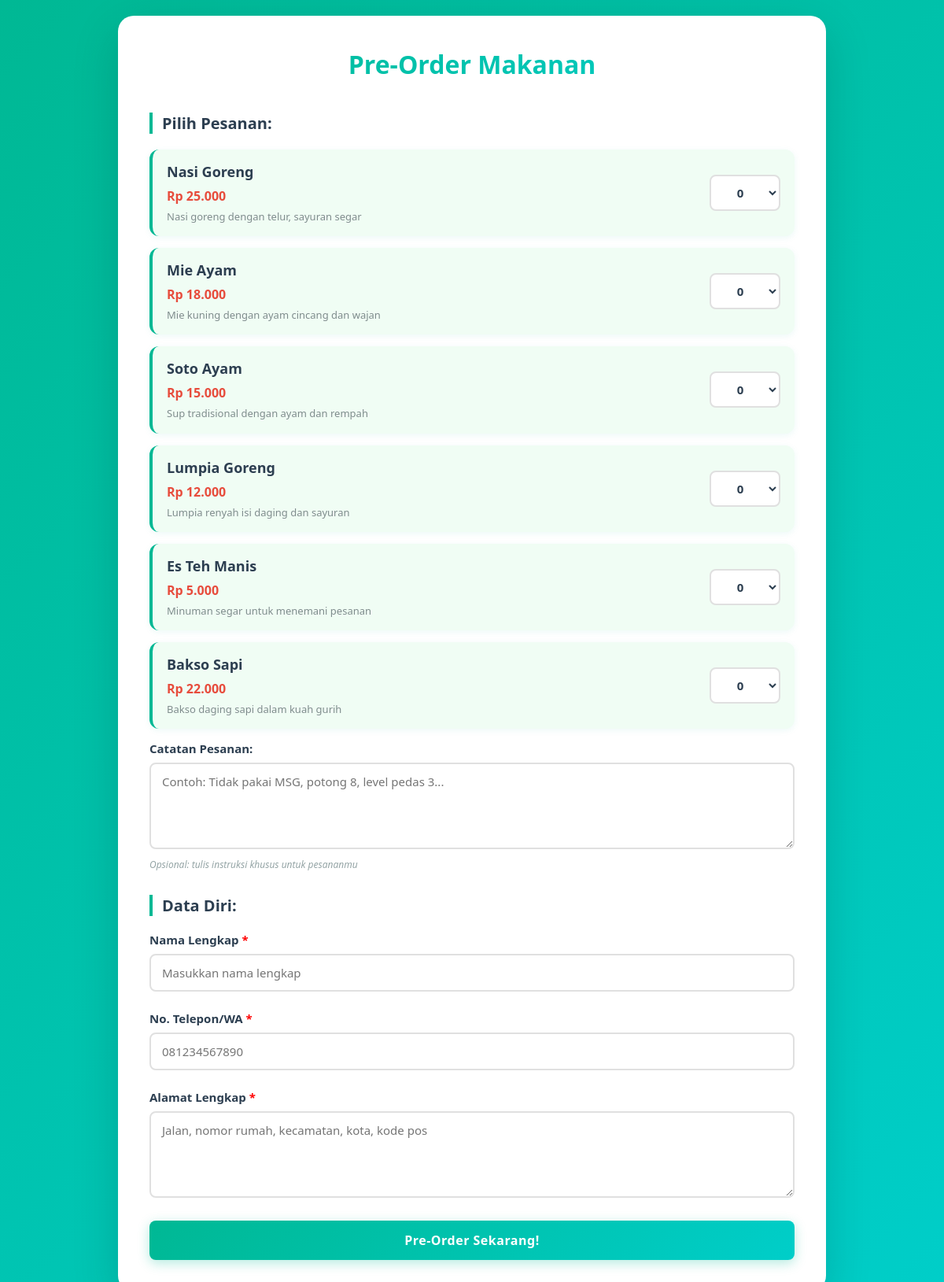
The page / on the database its author committed.
### tables this page shows
CREATE TABLE IF NOT EXISTS produk (
    id INT AUTO_INCREMENT PRIMARY KEY,
    nama VARCHAR(100) NOT NULL,
    harga INT NOT NULL,
    deskripsi TEXT,
    created_at TIMESTAMP DEFAULT CURRENT_TIMESTAMP
);

### index.php (the view, shortened to what this page needs)
<?php
require_once 'koneksi.php';
$query = "SELECT * FROM produk ORDER BY id ASC";
$result = $conn->query($query);
$produk_list = [];
if ($result->num_rows > 0) {
    while ($row = $result->fetch_assoc()) {
        $produk_list[] = $row;
    }
}
?>
<!DOCTYPE html>
<html lang="id">
<head>
    <link rel="stylesheet" href="css/style.css?v=2.0">
</head>
<body>
    <div class="container">
        <h1>Pre-Order Makanan</h1>
        <form action="proses.php" method="POST" onsubmit="return validateForm()">
            <h3>Pilih Pesanan:</h3>
            <?php foreach ($produk_list as $produk): ?>
            <div class="produk">
                <div class="produk-info">
                    <div class="produk-nama"><?= htmlspecialchars($produk['nama']) ?></div>
                    <div class="produk-harga">Rp <?= number_format($produk['harga'], 0, ',', '.') ?></div>
                    <?php if (!empty($produk['deskripsi'])): ?>
                        <div class="produk-deskripsi"><?= htmlspecialchars($produk['deskripsi']) ?></div>
                    <?php endif; ?>
                </div>
                <div>
                    <select name="produk[<?= $produk['id'] ?>]" class="produk-qty">
                        <option value="0">0</option>
                    </select>
                </div>
            </div>
            <?php endforeach; ?>
            <div class="form-group">
                <label for="catatan">Catatan Pesanan:</label>
                <textarea name="catatan" id="catatan" placeholder="Contoh: Tidak pakai MSG, potong 8, level pedas 3..."></textarea>
                <div class="catatan-kecil">Opsional: tulis instruksi khusus untuk pesananmu</div>
            </div>
            <h3>Data Diri:</h3>
            <div class="form-group">
                <label for="nama">Nama Lengkap <span style="color:red">*</span></label>
                <input type="text" name="nama" id="nama" required placeholder="Masukkan nama lengkap">
            </div>
            <div class="form-group">
                <label for="telepon">No. Telepon/WA <span style="color:red">*</span></label>
                <input type="tel" name="telepon" id="telepon" required placeholder="081234567890">
            </div>
            <div class="form-group">
                <label for="alamat">Alamat Lengkap <span style="color:red">*</span></label>
                <textarea name="alamat" id="alamat" required placeholder="Jalan, nomor rumah, kecamatan, kota, kode pos"></textarea>
            </div>
            <button type="submit">Pre-Order Sekarang!</button>
        </form>
    </div>
</body>
</html>

### css/style.css (style rules this page uses)
* { box-sizing: border-box; font-family: 'Segoe UI', Tahoma, Geneva, Verdana, sans-serif; }
body { background: linear-gradient(135deg, #00b894 0%, #00cec9 100%); margin: 0; padding: 20px; min-height: 100vh; }
.container { max-width: 900px; margin: 0 auto; background: white; padding: 40px; border-radius: 20px; box-shadow: 0 20px 60px rgba(0, 0, 0, 0.15); }
h1 { color: #2c3e50; text-align: center; margin: 0 0 40px 0; font-size: 32px; font-weight: 700; background: linear-gradient(135deg, #00b894, #00cec9); -webkit-background-clip: text; -webkit-text-fill-color: transparent; background-clip: text; }
h3 { color: #2c3e50; font-size: 20px; margin: 30px 0 20px 0; font-weight: 600; border-left: 4px solid #00b894; padding-left: 12px; }
.produk { display: flex; align-items: center; margin: 15px 0; padding: 16px 18px; background: #f0fdf4; border-radius: 12px; border-left: 4px solid #00b894; transition: all 0.2s ease; box-shadow: 0 2px 8px rgba(0, 184, 148, 0.08); }
.produk-info { flex: 1; }
.produk-nama { font-weight: 700; font-size: 18px; color: #2c3e50; margin: 0; }
.produk-harga { color: #e74c3c; font-weight: 700; font-size: 16px; margin-top: 8px; }
.produk-deskripsi { color: #7f8c8d; font-size: 13px; margin-top: 6px; line-height: 1.4; }
.produk-qty { width: 90px; padding: 10px; border: 2px solid #e0e0e0; border-radius: 8px; text-align: center; background: white; font-weight: 600; color: #2c3e50; cursor: pointer; }
.form-group { margin-bottom: 24px; }
label { display: block; margin-bottom: 8px; font-weight: 600; color: #2c3e50; font-size: 15px; }
input[type="text"], input[type="tel"], textarea, select { width: 100%; padding: 12px 14px; border: 2px solid #e0e0e0; border-radius: 8px; font-size: 15px; background: white; color: #2c3e50; transition: all 0.2s ease; }
textarea { height: 110px; resize: vertical; font-family: inherit; }
button { background: linear-gradient(135deg, #00b894 0%, #00cec9 100%); color: white; border: none; padding: 14px 30px; font-size: 16px; border-radius: 8px; cursor: pointer; width: 100%; font-weight: 700; letter-spacing: 0.5px; transition: transform 0.2s ease, box-shadow 0.2s ease; box-shadow: 0 4px 15px rgba(0, 184, 148, 0.3); }
.catatan-kecil { font-size: 12px; color: #95a5a6; margin-top: 6px; font-style: italic; }

### rows shown on the page
produk: nama "Nasi Goreng", harga "25.000", deskripsi "Nasi goreng dengan telur, sayuran segar", id "0"
produk: nama "Mie Ayam", harga "18.000", deskripsi "Mie kuning dengan ayam cincang dan wajan", id "0"
produk: nama "Soto Ayam", harga "15.000", deskripsi "Sup tradisional dengan ayam dan rempah", id "0"
produk: nama "Lumpia Goreng", harga "12.000", deskripsi "Lumpia renyah isi daging dan sayuran", id "0"
produk: nama "Es Teh Manis", harga "5.000", deskripsi "Minuman segar untuk menemani pesanan", id "0"
produk: nama "Bakso Sapi", harga "22.000", deskripsi "Bakso daging sapi dalam kuah gurih", id "0"
